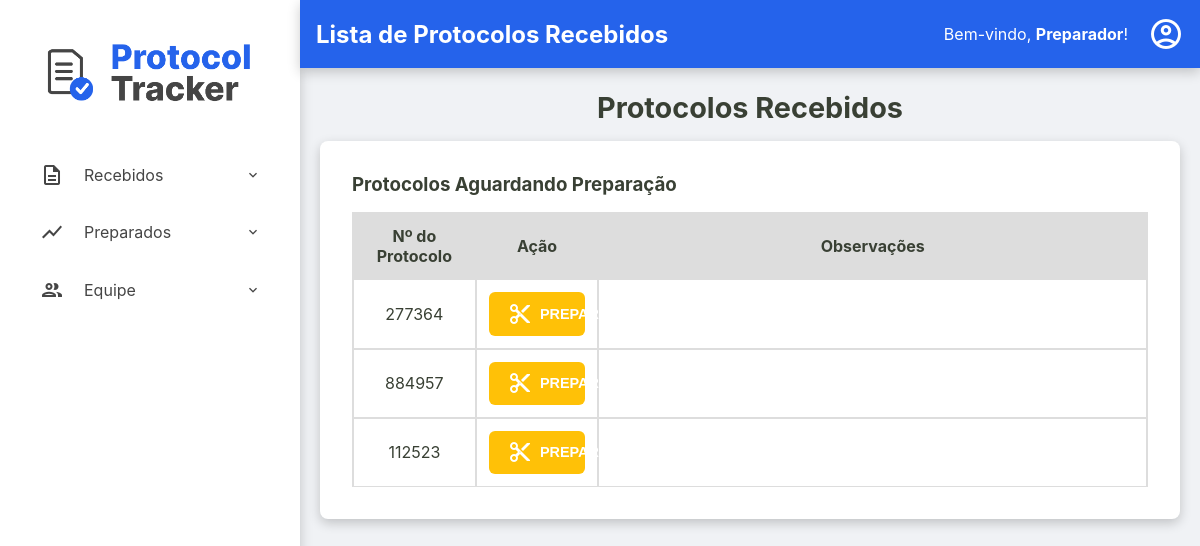
Page /preparadores/recebidos (signed in) on the earlier database version.
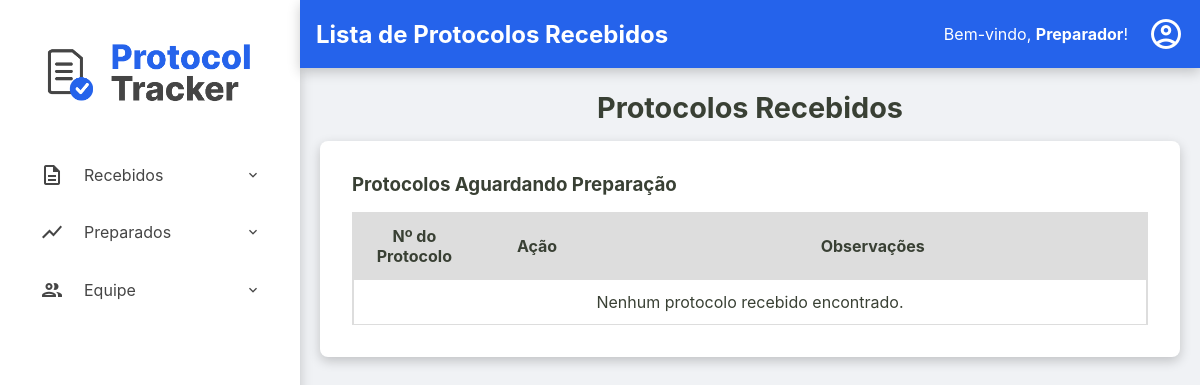
Same page on the later database version.
### tables this page shows
CREATE TABLE usuarios (
    id INTEGER PRIMARY KEY AUTOINCREMENT,
    nome TEXT NOT NULL,
    email TEXT NOT NULL UNIQUE,
    cpf TEXT NOT NULL UNIQUE,
    hash_senha TEXT NOT NULL,
    permissao TEXT NOT NULL,
    data_criacao TEXT NOT NULL DEFAULT CURRENT_TIMESTAMP,
    status INTEGER NOT NULL DEFAULT 1
  );

CREATE TABLE protocolos (
    id TEXT PRIMARY KEY,
    id_remessa TEXT NOT NULL,
    numero_protocolo TEXT NOT NULL UNIQUE,
    data_preparacao TEXT NULL,
    id_preparador INTEGER NULL,
    data_digitalizacao TEXT NULL,
    id_digitalizador INTEGER NULL,
    status TEXT NOT NULL DEFAULT 'RECEBIDO',
    quantidade_paginas INTEGER NULL CHECK (quantidade_paginas >= 0),
    observacoes TEXT NULL,
    FOREIGN KEY (id_remessa) REFERENCES remessas (id),
    FOREIGN KEY (id_preparador) REFERENCES usuarios (id),
    FOREIGN KEY (id_digitalizador) REFERENCES usuarios (id)
  );

### src/Controller/ProtocoloController.php (called while the page is built, shortened)
<?php
class ProtocoloController
{
    private ?Usuario $usuario_logado = null;
    private ?string $permissao = null;
    public function __construct(
        private ProtocoloRepository $protocoloRepository,
        private ProtocoloService $protocoloService,
        private UsuarioRepository $usuarioRepository,
        private RemessaRepository $remessaRepository,
        private DashboardService $dashboardService
    ) {
        $id_usuario = $_SESSION['usuario_logado_id'] ?? null;
        if ($id_usuario) {
            $this->usuario_logado = $this->usuarioRepository->findById($id_usuario);
        }
        if ($this->usuario_logado) {
            $this->permissao = $this->usuario_logado->getPermissao();
        }
    }
    public function preparadores_listaRecebidos()
    {
        try {
            $listaProtocolosRecebidos = $this->protocoloRepository->findByStatus('RECEBIDO');
            $titulo_da_pagina = "Lista de Protocolos Recebidos";
            $usuario_logado = $this->usuario_logado;
            $permissao = $this->permissao;
            require __DIR__ . '/../../templates/preparadores/recebidos.php';
        } catch (Exception $e) {
            $this->home($e->getMessage());
        }
    }
}

### src/Repository/UsuarioRepository.php (called while the page is built, shortened)
<?php
class UsuarioRepository implements UsuarioRepositoryInterface
{
    private PDO $connection;
    public function __construct(PDO $connection)
    {
        $this->connection = $connection;
    }
    public function findById(int $id): ?Usuario
    {
        $sqlQuery = "SELECT * FROM usuarios WHERE id = :id;";
        $stmt = $this->connection->prepare($sqlQuery);
        $stmt->bindValue(':id', $id);
        $stmt->execute();
        $dadosUsuario = $stmt->fetch();
        return Usuario::fromArray($dadosUsuario);
    }
}

### src/Model/Usuario.php (called while the page is built, shortened)
<?php
class Usuario {
    public function getNome(): string { return $this->nome; }
    public static function fromArray(array $array): self
    {
        try {
            $data_criacao = isset($array['data_criacao']) ? new DateTimeImmutable($array['data_criacao']) : null;
        } catch (Exception $e) {
            throw new Exception("Falha ao criar data");
        }
        return new self(
            (int) $array['id'],
            $array['nome'],
            $array['email'],
            $array['cpf'],
            $array['hash_senha'],
            $array['permissao'],
            $data_criacao,
            (bool) $array['status']
        );
    }
}

### src/Controller/Admin/RemessaController.php (called while the page is built, shortened)
<?php
class RemessaController
{
    public function __construct(
        private RemessaRepository $remessaRepository,
        private RemessaService $remessaService,
        private ProtocoloRepository $protocoloRepository,
        private ProtocoloService $protocoloService,
        private UsuarioRepository $usuarioRepository,
        private DashboardService $dashboardService,
        private UsuarioService $usuarioService
    ) {
        $id_usuario = $_SESSION['usuario_logado_id'] ?? null;
        if ($id_usuario) {
            $this->usuario_logado = $this->usuarioRepository->findById($id_usuario);
        }
    }
}

### src/Repository/ProtocoloRepository.php (called while the page is built, shortened)
<?php
class ProtocoloRepository implements ProtocoloRepositoryInterface
{
    private PDO $connection;
    public function __construct(PDO $connection)
    {
        $this->connection = $connection;
    }
    public function findByStatus(string $status): array
    {
        $sqlQuery = "SELECT * FROM protocolos WHERE status = :status;";
        $stmt = $this->connection->prepare($sqlQuery);
        $stmt->bindValue(':status', $status);
        $stmt->execute();
        return $this->hidrataLista($stmt);
    }
    private function hidrataLista(PDOStatement $stmt): array
    {
        $listaDeProtocolos = [];
        while($dadosProtocolo = $stmt->fetch()){
            $listaDeProtocolos[] = Protocolo::fromArray($dadosProtocolo);
        }
        return $listaDeProtocolos;
    }
}

### src/Model/Protocolo.php (called while the page is built, shortened)
<?php
class Protocolo {
    public function getId(): ?string { return $this->id; }
    public function getNumeroProtocolo(): string { return $this->numero_protocolo; }
    public function getObservacoes(): ?string { return $this->observacoes; }
    public static function fromArray(array $array): self
    {
        try {
            $data_preparacao = isset($array['data_preparacao']) ? new DateTimeImmutable($array['data_preparacao']) :  null;
            $data_digitalizacao = isset($array['data_digitalizacao']) ? new DateTimeImmutable($array['data_digitalizacao']) :  null;
        } catch (Exception $e) {
            throw new Exception("Falha ao criar data");
        }
        return new self(
            $array['id'],
            $array['id_remessa'],
            $array['numero_protocolo'],
            $data_preparacao,
            isset($array['id_preparador']) ? (int) $array['id_preparador'] : null,
            $data_digitalizacao,
            isset($array['id_digitalizador']) ? (int) $array['id_digitalizador'] : null,
            $array['status'],
            isset($array['quantidade_paginas']) ? (int) $array['quantidade_paginas'] : null,
            $array['observacoes'] ?? null,
        );
    }
}

### templates/preparadores/recebidos.php (the view, shortened to what this page needs)
<?php require __DIR__ . '/../components/_header.php'; ?>
<h2>Protocolos Recebidos</h2>
<div class="listagem-container">
    <h3>Protocolos Aguardando Preparação</h3>
    <table class="protocolos-table datatable-js tabela-protocolos">
        <thead>
            <tr>
                <th>Nº do Protocolo</th>
                <th class="acoes-header">Ação</th>
                <th>Observações</th>
            </tr>
        </thead>
        <tbody>
            <?php if (empty($listaProtocolosRecebidos)): ?>
                <tr>
                    <td colspan="4" class="nenhum-resultado">Nenhum protocolo recebido encontrado.</td>
                </tr>
            <?php endif; ?>
            <?php foreach ($listaProtocolosRecebidos as $protocolo): ?>
                <tr>
                    <td><?= htmlspecialchars($protocolo->getNumeroProtocolo()) ?></td>
                    <td class="acoes-cell">
                        <button
                            type="button"
                            class="btn-acao-preparar open-modal-preparar"
                            data-protocolo-id="<?= htmlspecialchars($protocolo->getId()) ?>"
                            data-protocolo-numero="<?= htmlspecialchars($protocolo->getNumeroProtocolo()) ?>"
                        >
                            <span class="material-icons-outlined">content_cut</span> Preparar
                        </button>
                    </td>
                    <td class="coluna-observacoes" title="<?= htmlspecialchars($protocolo->getObservacoes() ?? '') ?>">
                    </td>
                </tr>
            <?php endforeach; ?>
        </tbody>
    </table>
</div>
<?php require __DIR__ . '/../components/_footer.php'; ?>

### public/index.php (shortened to what this page needs)
<?php
try {
    $connection = ConnectionCreatorSqlite::createConnectionSqlite();
    $protocoloRepository = new ProtocoloRepository($connection);
    $remessaRepository = new RemessaRepository($connection);
    $usuarioRepository = new UsuarioRepository($connection);
    $dashboardService = new DashboardService($protocoloRepository, $remessaRepository);
    $protocoloService = new ProtocoloService($protocoloRepository, $remessaRepository, $usuarioRepository);
    $remessaService = new RemessaService($remessaRepository, $usuarioRepository, $protocoloRepository);
    $usuarioService = new UsuarioService($usuarioRepository);
    $remessaController = new RemessaController($remessaRepository, $remessaService, $protocoloRepository, $protocoloService, $usuarioRepository, $dashboardService, $usuarioService);
    $protocoloController = new ProtocoloController($protocoloRepository, $protocoloService, $usuarioRepository, $remessaRepository, $dashboardService);
    $url = $_SERVER['REQUEST_URI'];
    $url = parse_url($url, PHP_URL_PATH);
    $method = $_SERVER['REQUEST_METHOD'];
    switch ($url) {
        case '/preparadores/recebidos':
            if($method === 'GET'){
                $protocoloController->preparadores_listaRecebidos();
            }
            break;
    }
} catch (Exception $e) {
    http_response_code(500);
    echo "<p>Mensagem do Erro: " . $e->getMessage() . "</p>";
}

### templates/components/_header.php (shortened to what this page needs)
<!DOCTYPE html>
<html lang="pt-br">
<head>
    <link rel="stylesheet" href="/assets/css/style.css">
    <link rel="stylesheet" href="https://cdn.datatables.net/2.0.8/css/dataTables.dataTables.css">
</head>
<body>
    <div class="container-principal">
        <aside class="sidebar">
            <div class="sidebar-logo">
                <a href="/home"><img src="/assets/imgs/ProtocolTrackerLogo.png" alt="Logo Protocol Tracker"></a>
            </div>
            <nav>
                <ul>
                    <?php if ($permissao === 'preparador'): ?>
                        <li class="has-submenu">
                            <a><span class="material-icons-outlined">description</span> Recebidos</a>
                        </li>
                        <li class="has-submenu">
                            <a><span class="material-icons-outlined">show_chart</span> Preparados</a>
                        </li>
                        <li class="has-submenu">
                            <a><span class="material-icons-outlined">group</span> Equipe</a>
                        </li>
                    <?php endif; ?>
                </ul>
            </nav>
        </aside>
        <div class="div-conteudo-principal">
            <?php require __DIR__ . '/_content-header.php'; ?>
            <main class="conteudo-principal">

### templates/components/_content-header.php (shortened to what this page needs)
<div class="content-header">
    <div class="header-title">
        <h2><?= isset($titulo_da_pagina) ? htmlspecialchars($titulo_da_pagina) : 'Página sem Título' ?></h2>
    </div>
    <div class="logout">
        <?php if (isset($usuario_logado) && $usuario_logado): ?>
            <div class="welcome-message">
                <span>Bem-vindo, <strong><?= htmlspecialchars($usuario_logado->getNome()) ?></strong>!</span>
            </div>
            <div class="dropdown">
                <a href="#" id="user-menu-toggle" class="action-icon" title="Opções do Usuário">
                    <span class="material-icons-outlined">account_circle</span>
                </a>
            </div>
        <?php endif; ?>
    </div>
</div>

### templates/components/_footer.php (shortened to what this page needs)
            </main>
        </div>
    </div>
</body>
</html>

Differences in the rows shown:
removed protocolos: numero_protocolo "277364"
removed protocolos: numero_protocolo "884957"
removed protocolos: numero_protocolo "112523"
Other differences:
text now shown: "Nenhum protocolo recebido encontrado."
